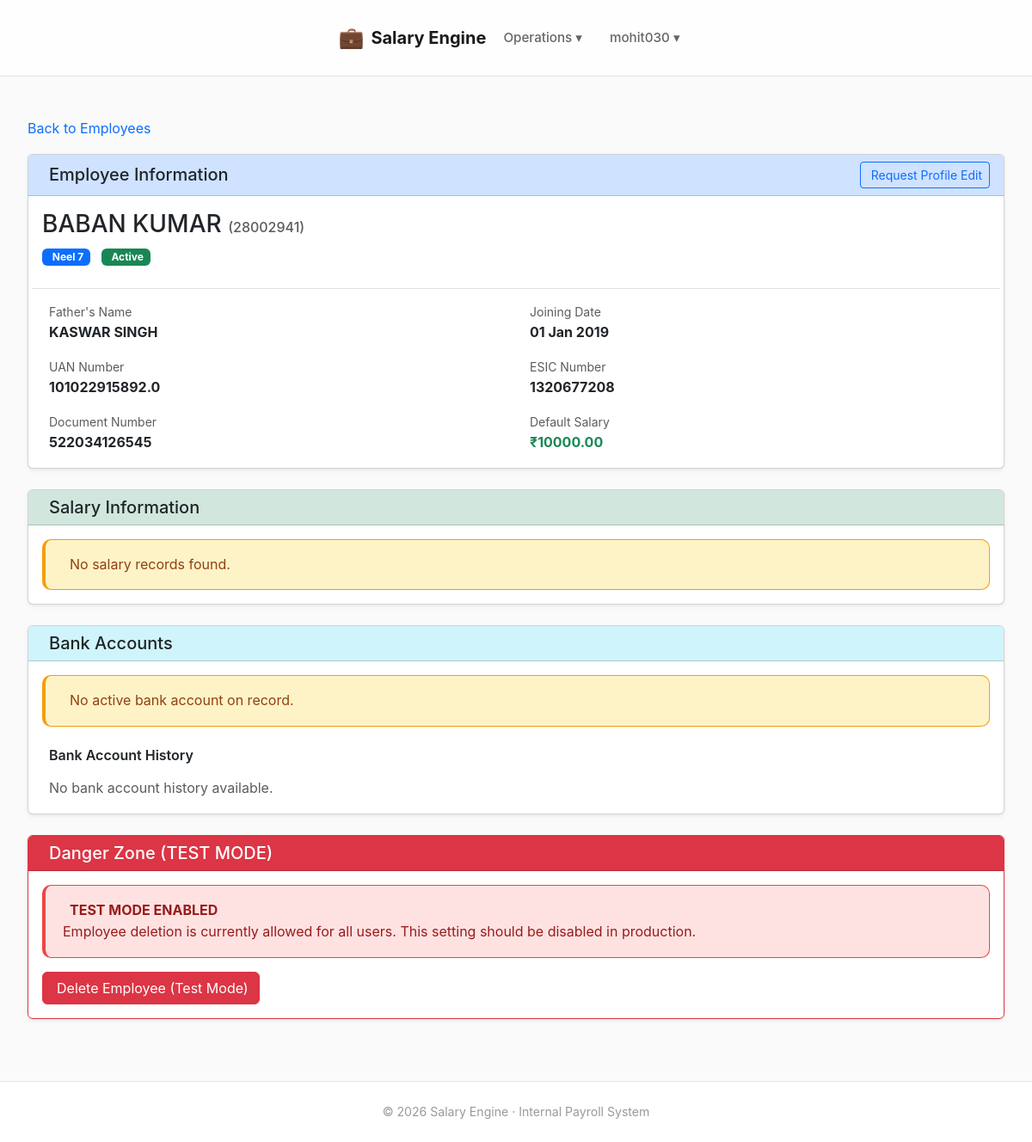
The app's page /employees/35/ (signed in) with its own data.
### employees/models.py (models this page shows, shortened)
class Employee(models.Model):
    company = models.ForeignKey(
        Company,
        on_delete=models.PROTECT,
        related_name="employees"
    )
    emp_code = models.CharField(max_length=50)
    name = models.CharField(max_length=200)
    father_name = models.CharField(max_length=200, blank=True)
    uan_number = models.CharField(max_length=20, unique=True, null=True, blank=True)
    esic_number = models.CharField(max_length=20, unique=True, null=True, blank=True)
    document_number = models.CharField(max_length=50, unique=True, null=True, blank=True)
    default_salary = models.DecimalField(max_digits=10, decimal_places=2, null=True, blank=True)
    joining_date = models.DateField()
    exit_date = models.DateField(null=True, blank=True)
    created_at = models.DateTimeField(auto_now_add=True)
    approved_by = models.ForeignKey(User, null=True, blank=True, on_delete=models.SET_NULL,
                                    related_name="approved_employees")
    class Meta:
        unique_together = ("company", "emp_code")
        ordering = ["emp_code"]

### companies/models.py (models this page shows, shortened)
class Company(models.Model):
    organisation = models.ForeignKey(
        Organisation,
        on_delete=models.CASCADE,
        related_name="companies"
    )
    site_code = models.PositiveIntegerField()
    name = models.CharField(max_length=200)
    address = models.TextField(blank=True)
    gst_number = models.CharField(
        max_length=15,
        blank=True,
        help_text="15-character GSTIN"
    )
    contact_name = models.CharField(max_length=150, blank=True)
    contact_phone = models.CharField(max_length=20, blank=True)
    contact_email = models.EmailField(blank=True)
    is_active = models.BooleanField(default=True)
    class Meta:
        unique_together = ("organisation", "site_code")
        ordering = ["site_code"]

### employees/views.py (the view, shortened to what this page needs)
# urls.py: path("<int:employee_id>/", views.employee_profile, name="employee_profile"),
@login_required
def employee_profile(request, employee_id):
    organisation = request.user.organisation_user.organisation
    employee = get_object_or_404(
        Employee,
        id=employee_id,
        company__organisation=organisation  # ← users can only access their org's employees
    )
    bank_form = BankChangeRequestForm()
    latest_salary = SalaryTransaction.objects.filter(
        employee=employee
    ).order_by("-created_at").first()
    bank_accounts = EmployeeBankAccount.objects.filter(
        employee=employee
    ).order_by("-is_active", "-approved_at")
    active_account = bank_accounts.filter(is_active=True).first()
    audit_logs = AuditLog.objects.filter(
        description__icontains=employee.emp_code
    ).order_by("-created_at")
    pending_changes = employee.change_requests.filter(status="PENDING")
    context = {
        "employee": employee,
        "latest_salary": latest_salary,
        "bank_accounts": bank_accounts,
        "active_account": active_account,
        "audit_logs": audit_logs,
        "pending_changes": pending_changes,
        "bank_form": bank_form,
    }
    return render(
        request,
        "employees/employee_profile.html",
        context,
    )

### dashboard/context_processors.py (called while the page is built)
def approval_badges(request):
    if not request.user.is_authenticated or not request.user.is_staff:
        return {}
    return {
        "approval_badges": {
            "employee_drafts": EmployeeDraft.objects.filter(status="PENDING").count(),
            "employee_changes": EmployeeChangeRequest.objects.filter(status="PENDING").count(),
            "bank_changes": BankChangeRequest.objects.filter(status="PENDING").count(),
        }
    }

### templates/employees/employee_profile.html (shortened to what this page needs)
{% extends "base.html" %}
{% block content %}
{% with DELETE_ENABLED=True %}
<a href="{% url 'employees:employee_list' %}" class="text-decoration-none text-primary">
   Back to Employees
</a>
<div class="card mt-3 mb-4 shadow-sm">
  <div class="card-header bg-primary-subtle">
    <div class="d-flex justify-content-between align-items-center">
      <h5 class="mb-0">
        Employee Information
      </h5>
      <a href="{% url 'employees:employee_change_request' employee.id %}"
         class="btn btn-outline-primary btn-sm">
         Request Profile Edit
      </a>
    </div>
  </div>
  <div class="card-body">
    <div class="row mb-3 pb-3 border-bottom">
      <div class="col-md-8">
        <h3 class="mb-2">
          {{ employee.name }}
          <small class="text-muted fs-6">({{ employee.emp_code }})</small>
        </h3>
        <div class="mb-2">
          <span class="badge bg-primary me-2">
            {{ employee.company.name }}
          </span>
          {% if employee.exit_date %}
            <span class="badge bg-secondary">
              <i class="bi bi-x-circle me-1"></i>Inactive
            </span>
          {% else %}
            <span class="badge bg-success">
              Active
            </span>
          {% endif %}
        </div>
      </div>
    </div>
    <div class="row g-3">
      {% if employee.father_name %}
      <div class="col-md-6">
        <div class="d-flex align-items-start">
          <div>
            <small class="text-muted d-block">Father's Name</small>
            <strong>{{ employee.father_name }}</strong>
          </div>
        </div>
      </div>
      {% endif %}
      <div class="col-md-6">
        <div class="d-flex align-items-start">
          <div>
            <small class="text-muted d-block">Joining Date</small>
            <strong>{{ employee.joining_date|date:"d M Y" }}</strong>
          </div>
        </div>
      </div>
      {% if employee.uan_number %}
      <div class="col-md-6">
        <div class="d-flex align-items-start">
          <div>
            <small class="text-muted d-block">UAN Number</small>
            <strong>{{ employee.uan_number }}</strong>
          </div>
        </div>
      </div>
      {% endif %}
      {% if employee.esic_number %}
      <div class="col-md-6">
        <div class="d-flex align-items-start">
          <div>
            <small class="text-muted d-block">ESIC Number</small>
            <strong>{{ employee.esic_number }}</strong>
          </div>
        </div>
      </div>
      {% endif %}
      {% if employee.document_number %}
      <div class="col-md-6">
        <div class="d-flex align-items-start">
          <div>
            <small class="text-muted d-block">Document Number</small>
            <strong>{{ employee.document_number }}</strong>
          </div>
        </div>
      </div>
      {% endif %}
      {% if employee.default_salary %}
      <div class="col-md-6">
        <div class="d-flex align-items-start">
          <div>
            <small class="text-muted d-block">Default Salary</small>
            <strong class="text-success">₹{{ employee.default_salary|floatformat:2 }}</strong>
          </div>
        </div>
      </div>
      {% endif %}
    </div>
  </div>
</div>
<div class="card mb-4 shadow-sm">
  <div class="card-header bg-success-subtle">
    <h5 class="mb-0">
      Salary Information
    </h5>
  </div>
  <div class="card-body">
    {% if latest_salary %}
      <div class="row align-items-center">
        <div class="col-md-8">
          <p class="mb-2">
            <strong>Last Salary:</strong>
            <span class="fs-5 text-success fw-bold">₹{{ latest_salary.salary_amount|floatformat:2 }}</span>
            <span class="text-muted ms-2">
              ({{ latest_salary.batch.month }}/{{ latest_salary.batch.year }})
            </span>
          </p>
        </div>
        <div class="col-md-4 text-md-end">
          <a href="{% url 'dashboard:employee_salary_ledger' employee.id %}"
             class="btn btn-sm btn-outline-success">
            <i class="bi bi-journal-text me-1"></i>View Full Ledger
          </a>
        </div>
      </div>
    {% else %}
      <div class="alert alert-warning mb-0">
        No salary records found.
      </div>
    {% endif %}
  </div>
</div>
<div class="card mb-4 shadow-sm">
  <div class="card-header bg-info-subtle">
    <h5 class="mb-0">
      Bank Accounts
    </h5>
  </div>
  <div class="card-body">
    {% if active_account %}
      <div class="alert alert-info border-info mb-3">
        <h6 class="alert-heading">
          <i class="bi bi-check-circle-fill me-2"></i>Active Bank Account
        </h6>
        <hr>
        <div class="row g-2">
          <div class="col-md-4">
            <small class="text-muted d-block">Bank Name</small>
            <strong>{{ active_account.bank_name }}</strong>
          </div>
          <div class="col-md-4">
            <small class="text-muted d-block">Account Number</small>
            <strong>{{ active_account.account_number }}</strong>
          </div>
          <div class="col-md-4">
            <small class="text-muted d-block">IFSC Code</small>
            <strong>{{ active_account.ifsc }}</strong>
          </div>
        </div>
        <hr class="my-2">
        <small class="text-muted">
          <i class="bi bi-person-check me-1"></i>Approved by {{ active_account.approved_by|default:"System" }}
          on {{ active_account.approved_at|date:"d M Y" }}
        </small>
      </div>
    {% else %}
      <div class="alert alert-warning mb-3">
        No active bank account on record.
      </div>
    {% endif %}
    <h6 class="mt-4 mb-3 fw-semibold">
      Bank Account History
    </h6>
    {% if bank_accounts %}
      <div class="table-responsive">
        <table class="table table-sm table-hover table-bordered align-middle">
          <thead class="table-light">
            <tr>
              <th scope="col"><i class="bi bi-bank me-1"></i>Bank</th>
              <th scope="col"><i class="bi bi-credit-card me-1"></i>Account</th>
              <th scope="col"><i class="bi bi-code-square me-1"></i>IFSC</th>
              <th scope="col"><i class="bi bi-toggle-on me-1"></i>Status</th>
              <th scope="col"><i class="bi bi-person me-1"></i>Approved By</th>
              <th scope="col"><i class="bi bi-calendar me-1"></i>Approved At</th>
            </tr>
          </thead>
          <tbody>
            {% for acc in bank_accounts %}
              <tr{% if acc.is_active %} class="table-success"{% endif %}>
                <td>{{ acc.bank_name }}</td>
                <td><code>{{ acc.account_number }}</code></td>
                <td><code>{{ acc.ifsc }}</code></td>
                <td>
                  {% if acc.is_active %}
                    <span class="badge bg-success">
                      <i class="bi bi-check-circle me-1"></i>Active
                    </span>
                  {% else %}
                    <span class="badge bg-secondary">
                      <i class="bi bi-dash-circle me-1"></i>Inactive
                    </span>
                  {% endif %}
                </td>
                <td>{{ acc.approved_by|default:"—" }}</td>
                <td>{{ acc.approved_at|date:"d M Y"|default:"—" }}</td>
              </tr>
            {% endfor %}
          </tbody>
        </table>
      </div>
    {% else %}
      <p class="text-muted mb-0">
        No bank account history available.
      </p>
    {% endif %}
  </div>
</div>
{% if DELETE_ENABLED %}
<div class="card border-danger mb-4 shadow-sm">
  <div class="card-header bg-danger text-white">
    <h5 class="mb-0">
      Danger Zone (TEST MODE)
    </h5>
  </div>
  <div class="card-body">
    <div class="alert alert-danger mb-3">
      <strong>TEST MODE ENABLED</strong><br>
      Employee deletion is currently allowed for all users. This setting should be disabled in production.
    </div>
    <form method="post"
          action="{% url 'employees:employee_delete' employee.id %}"
          onsubmit="return confirm('⚠️ TEST MODE:\n\nThis will PERMANENTLY delete:\n• Employee: {{ employee.name }}\n• All associated records\n• This action CANNOT be undone\n\nAre you absolutely sure?');">
      <button type="submit" class="btn btn-danger">
        Delete Employee (Test Mode)
      </button>
    </form>
  </div>
</div>
{% endif %}
{% endwith %}
{% endblock %}

### templates/base.html (shortened to what this page needs)
<!DOCTYPE html>
<html lang="en">
{% load static %}
<head>
    <link href="https://cdn.jsdelivr.net/npm/bootstrap@5.3.0/dist/css/bootstrap.min.css" rel="stylesheet">
</head>
<body>
    <nav class="navbar" id="navbar">
        <div class="navbar-inner">
            <div class="nav-left">
                <a href="{% url 'dashboard:home' %}" class="brand">
                    <span class="brand-icon">💼</span>
                    <span>Salary Engine</span>
                </a>
                {% if request.user.is_authenticated %}
                    <div class="dropdown">
                        <button class="dropbtn">Operations ▾</button>
                    </div>
                {% endif %}
            </div>
            <div class="nav-right">
                {% if request.user.is_authenticated %}
                    <div class="dropdown">
                        <button class="dropbtn">
                            {{ request.user.username }} ▾
                        </button>
                    </div>
                {% endif %}
            </div>
        </div>
    </nav>
    <div class="container">
        {% block content %}{% endblock %}
    </div>
    <footer>
        © 2026 Salary Engine · Internal Payroll System
    </footer>
</body>
</html>

### templates/base.html (style rules this page uses)
:root { --bg-primary: #fafafa; --bg-secondary: #ffffff; --bg-hover: #f5f5f5; --text-primary: #1a1a1a; --text-secondary: #666666; --text-muted: #999999; --accent: #2563eb; --accent-hover: #1d4ed8; --accent-light: rgba(37, 99, 235, 0.1); --success: #10b981; --warning: #f59e0b; --danger: #ef4444; --border: #e5e5e5; --shadow-sm: 0 1px 2px rgba(0,0,0,0.04); --shadow-md: 0 4px 16px rgba(0,0,0,0.06); --shadow-lg: 0 8px 24px rgba(0,0,0,0.08); --radius: 10px; --transition: all 0.3s cubic-bezier(0.4, 0, 0.2, 1); }
* { box-sizing: border-box; }
body { font-family: -apple-system, BlinkMacSystemFont, 'Inter', 'Segoe UI', sans-serif; background: var(--bg-primary); color: var(--text-primary); min-height: 100vh; display: flex; flex-direction: column; line-height: 1.6; -webkit-font-smoothing: antialiased; -moz-osx-font-smoothing: grayscale; margin: 0; padding: 0; }
.navbar { background: rgba(255, 255, 255, 0.8); backdrop-filter: blur(12px); -webkit-backdrop-filter: blur(12px); border-bottom: 1px solid var(--border); position: sticky; top: 0; z-index: 1000; transition: var(--transition); }
.navbar-inner { max-width: 1200px; margin: 0 auto; padding: 0 32px; height: 72px; display: flex; align-items: center; justify-content: space-between; }
.brand { font-weight: 700; font-size: 1.25rem; color: var(--text-primary); text-decoration: none; display: flex; align-items: center; gap: 8px; transition: var(--transition); position: relative; }
.brand::after { content: ''; position: absolute; bottom: -4px; left: 0; width: 0; height: 2px; background: var(--accent); transition: width 0.3s ease; }
.brand-icon { font-size: 1.5rem; filter: grayscale(20%); transition: var(--transition); }
.nav-left, .nav-right { display: flex; align-items: center; gap: 4px; }
.dropdown { position: relative; }
.dropbtn { background: none; border: none; font: inherit; color: var(--text-secondary); padding: 10px 16px; border-radius: var(--radius); cursor: pointer; font-weight: 500; font-size: 0.95rem; transition: var(--transition); position: relative; overflow: hidden; }
.dropbtn::before { content: ''; position: absolute; top: 50%; left: 50%; width: 0; height: 0; border-radius: 50%; background: var(--accent-light); transform: translate(-50%, -50%); transition: width 0.4s ease, height 0.4s ease; }
.container { max-width: 1200px; margin: 0 auto; padding: 48px 32px; flex: 1; animation: fadeIn 0.5s ease; }
.alert { padding: 16px 20px; border-radius: var(--radius); margin-bottom: 24px; border-left: 4px solid; animation: slideInRight 0.4s ease; box-shadow: var(--shadow-sm); transition: var(--transition); }
.alert-warning { background: #fef3c7; border-color: var(--warning); color: #92400e; }
.alert-error, .alert-danger { background: #fee2e2; border-color: var(--danger); color: #991b1b; }
footer { background: var(--bg-secondary); border-top: 1px solid var(--border); text-align: center; padding: 24px 32px; font-size: 0.88rem; color: var(--text-muted); transition: var(--transition); }

### records on screen
Employee: name "BABAN KUMAR", emp_code "28002941", company.name "Neel 7", father_name "KASWAR SINGH", joining_date "01 Jan 2019", uan_number "101022915892.0", esic_number "1320677208", document_number "522034126545", default_salary "10000.00"

### other values on screen
{{ request.user.username }} "mohit030"
